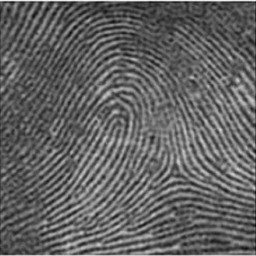
%> input picture digital.jpg, 256 x 256 px
$ octave Lowpass2.m   (GNU Octave 9; MATLAB toolbox functions it lacks are replaced by stand-ins)
%> lines starting %> are read from the running program, lines starting %| are printed output that depends on the picture; in (x1, y1, x2, y2) boxes, pixels count from 0 and x2, y2 are one past the last pixel; in counts of white or black regions, pixels touching at a corner belong together; the program's own positions count from 1
clear all
im1 = imread('digital.jpg');
%> im1 is the input picture: size 256x256 uint8; min 8, max 243, mean 99

raio=40;

[l c ]=size(im1);
%> l = 256; c = 256
filtropb=zeros(l,c);

centroi=round(l/2)
%> centroi = 128
centroj=round(c/2)
%> centroj = 128

for i=-raio:raio
   for j=-raio:raio
       if(i*i + j*j<raio*raio)
          filtropb(i+centroi,j+centroj)=255;
       end
   end
end
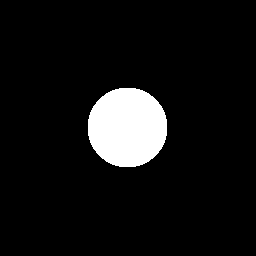
%> filtropb: size 256x256 double; 7.6% white; 1 white region, box (x1, y1, x2, y2) and area: (88, 88, 167, 167) 5013


figure(1);
imagesc(im1);
colormap('gray');

F=fft2(im1);


filtragempb=F.*fftshift(filtropb);
filtragempb_log=log(1+abs(filtragempb));
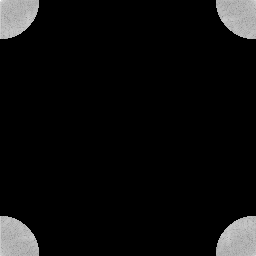
%> filtragempb_log: size 256x256 double; min 0, max 21.23, mean 1.2; drawn with min black and max white

figure(2);
imagesc(fftshift(filtragempb_log));
colormap('gray');
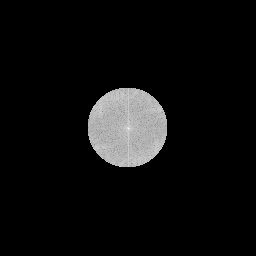
%> displayed picture: size 256x256x3, on the screen's scale of 0 to 255; min 0, max 255, mean 13.9


imfiltrada=abs(ifft2(filtragempb));
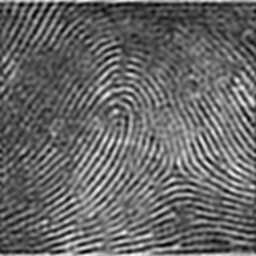
%> imfiltrada: size 256x256 double; min 5550, max 54073.7, mean 25274.5; drawn with min black and max white


figure(4);
imagesc(imfiltrada);
colormap('gray');

$ run again, with casa.jpg copied over digital.jpg
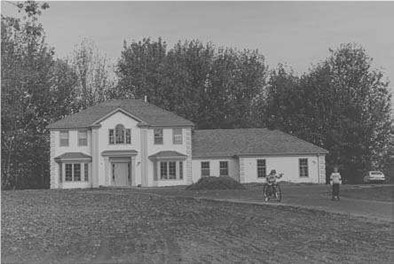
%> input picture casa.jpg, 394 x 264 px
%> im1 is the input picture: size 264x394 uint8; min 40, max 239, mean 118.1
%> after the loop `for i=-raio:raio`:
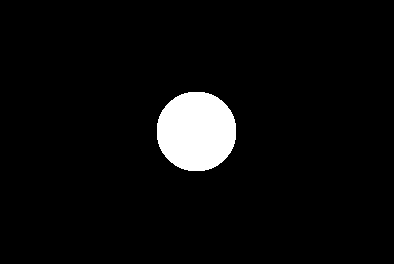
%> filtropb: size 264x394 double; 4.8% white; 1 white region, box (x1, y1, x2, y2) and area: (157, 92, 236, 171) 5013
%> `imfiltrada=abs(ifft2(filtragempb));`:
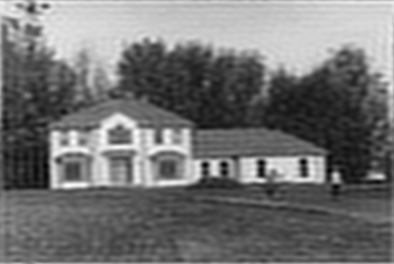
%> imfiltrada: size 264x394 double; min 12834.2, max 51302.9, mean 30113.2; drawn with min black and max white
